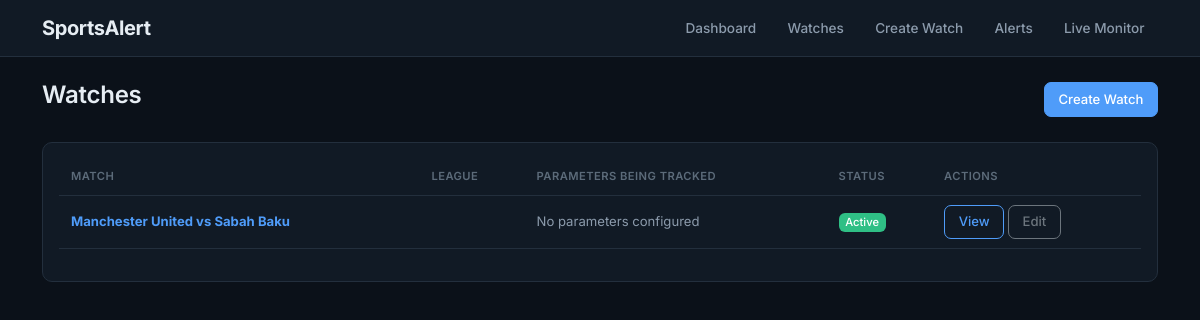
The app's page /watches/, older data.
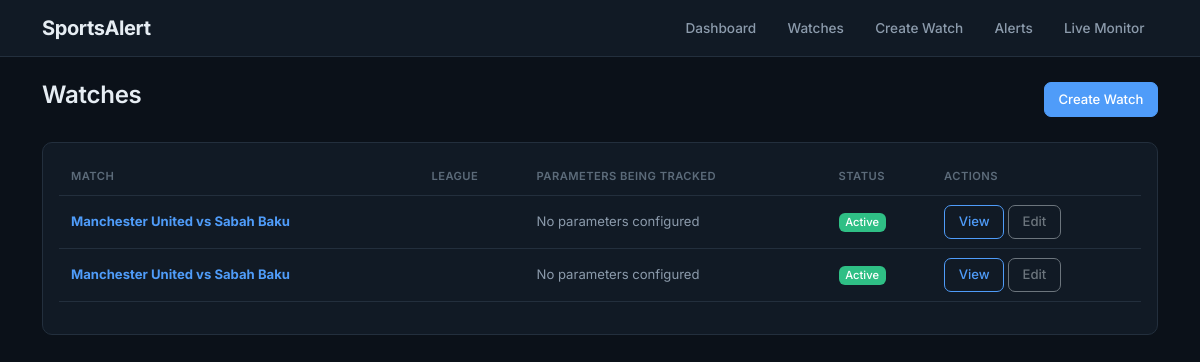
The same page, newer data.
### monitoring/models.py (models this page shows, shortened)
class Watch(models.Model):
    SPORT_CHOICES = (
        ('basketball', 'Basketball'),
        ('football', 'Football'),
    )
    sport = models.CharField(
        max_length=20,
        choices=SPORT_CHOICES
    )
    match_id = models.CharField(
        max_length=100
    )
    home_team = models.CharField(
        max_length=100,
        blank=True
    )
    away_team = models.CharField(
        max_length=100,
        blank=True
    )
    league = models.CharField(
        max_length=100,
        blank=True
    )
    active = models.BooleanField(
        default=True
    )
    monitoring_start = models.DateTimeField(
        null=True,
        blank=True,
        help_text="Time monitoring should begin"
    )
    monitoring_started = models.BooleanField(
        default=False
    )
    monitoring_finished = models.BooleanField(
        default=False
    )
    game_status = models.CharField(
        max_length=20,
        blank=True,
        default=""
    )
    elapsed_minutes = models.PositiveIntegerField(
        null=True,
        blank=True
    )
    last_polled = models.DateTimeField(
        null=True,
        blank=True
    )
    total_game_minutes = models.IntegerField(
        default=40
    )
    created_at = models.DateTimeField(
        auto_now_add=True
    )

### monitoring/views.py (the view)
class WatchListView(ListView):
    model = Watch
    template_name = "monitoring/watch_list.html"
    context_object_name = "watches"
    ordering = ["-created_at"]

### monitoring/templates/monitoring/watch_list.html (shortened to what this page needs)
{% extends "monitoring/base.html" %}
{% block content %}
<div class="d-flex justify-content-between align-items-center mb-4">
    <h1>Watches</h1>
    <a href="{% url 'watch-create' %}"
       class="btn btn-primary">
        Create Watch
    </a>
</div>
<div class="card shadow-sm">
    <div class="card-body">
        {% if watches %}
            <table class="table table-hover align-middle">
                <thead>
                    <tr>
                        <th>Match</th>
                        <th>League</th>
                        <th>Parameters Being Tracked</th>
                        <th>Status</th>
                        <th>Actions</th>
                    </tr>
                </thead>
                <tbody>
                    {% for watch in watches %}
                    <tr>
                        <td>
                            <a href="{% url 'watch-detail' watch.pk %}">
                                <strong>
                                    {{ watch.home_team }}
                                    vs
                                    {{ watch.away_team }}
                                </strong>
                            </a>
                        </td>
                        <td>
                        </td>
                        <td>
                            {% for parameter in watch.parameters.all %}
                                <div class="mb-2">
                                    <span class="badge bg-primary">
                                        {{ parameter.get_parameter_display }}
                                    </span>
                                    <small class="text-muted">
                                        Baseline:
                                        {{ parameter.baseline }}
                                        |
                                        Threshold:
                                        {{ parameter.threshold }}
                                    </small>
                                </div>
                            {% empty %}
                                <span class="text-muted">
                                    No parameters configured
                                </span>
                            {% endfor %}
                        </td>
                        <td>
                            {% if watch.active %}
                                <span class="badge bg-success">
                                    Active
                                </span>
                            {% else %}
                                <span class="badge bg-danger">
                                    Inactive
                                </span>
                            {% endif %}
                        </td>
                        <td>
                            <a href="{% url 'watch-detail' watch.pk %}"
                               class="btn btn-sm btn-outline-primary">
                                View
                            </a>
                            <a href="{% url 'watch-update' watch.pk %}"
                               class="btn btn-sm btn-outline-secondary">
                                Edit
                            </a>
                        </td>
                    </tr>
                    {% endfor %}
                </tbody>
            </table>
        {% else %}
            <div class="alert alert-info">
                No watches found.
            </div>
        {% endif %}
    </div>
</div>
{% endblock %}

Row changes from the older to the newer data that the page shows:
added Watch: home_team "Manchester United", away_team "Sabah Baku", active "Active"
